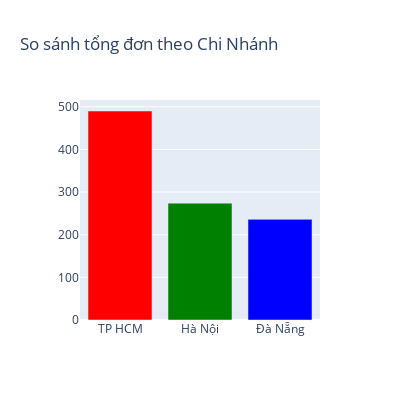

The notebook cell this image was saved under:
### Markdown cell above
# 2. So sánh theo tổng số đơn hàng

### Code cell
fig = go.Figure(layout=go.Layout(width=400, height=400, 
                                 title="So sánh tổng đơn theo Chi Nhánh"))
goBar = go.Bar(x=df_CN_counts.index, y=df_CN_counts.values, 
               marker=dict(color=['red','green','blue']))
#goScatter = go.Pie(labels=df_CN_counts.index, values=df_CN_counts.values)
fig.add_trace(goBar)
#fig.add_trace(goScatter)

### Figure 1 — Plotly figure (JSON) as saved in the notebook; plotly's stock layout.template omitted (floating-point values rounded to 4 significant figures)
{"data": [{"marker": {"color": ["red", "green", "blue"]}, "type": "bar", "x": ["TP HCM", "Hà Nội", "Đà Nẵng"], "y": [490, 274, 236]}], "layout": {"height": 400, "title": {"text": "So sánh tổng đơn theo Chi Nhánh"}, "width": 400}}
